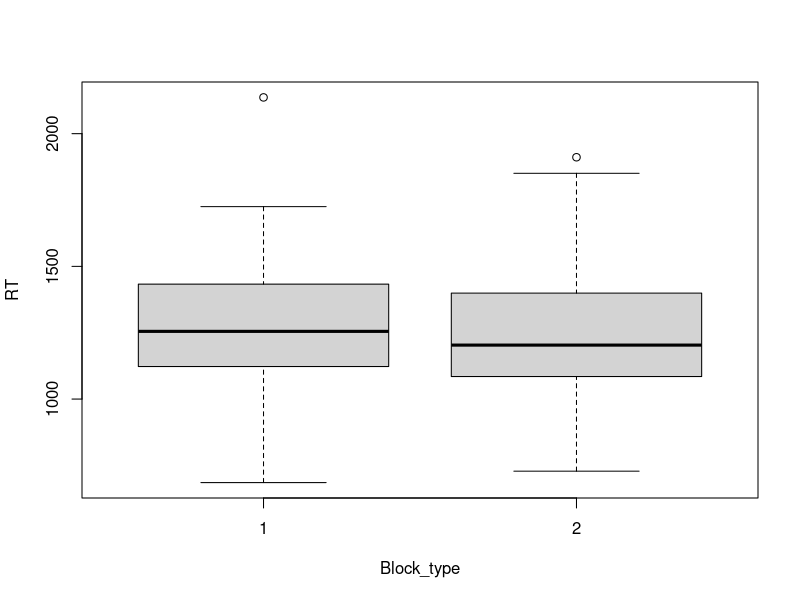
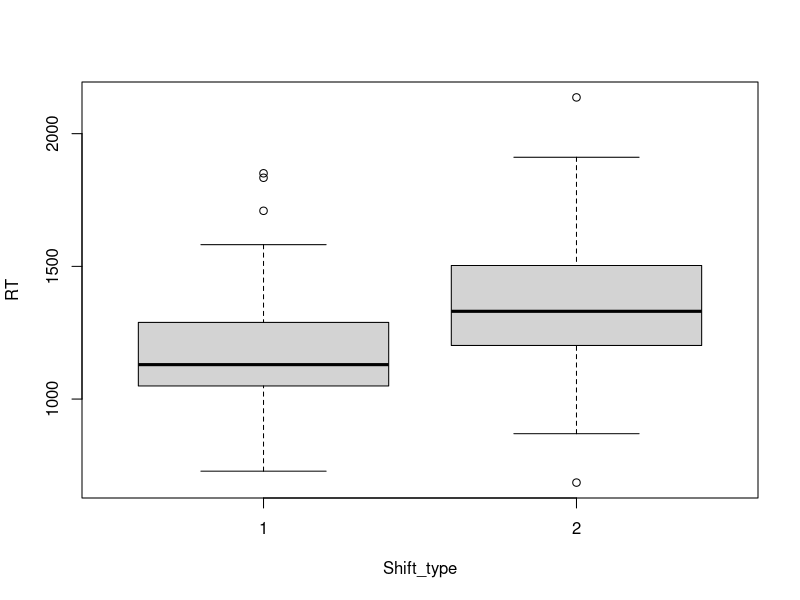

Here is the R script that generated these plots, in order:
## ---- chunk 1
knitr::opts_chunk$set(echo = TRUE)
## ---- chunk 2

library(readxl)
library(psych)
library(tidyverse)
library(afex)
library(emmeans)
library(dplyr)
library(car)
library(rstatix)

Old <- read_excel("Old_with_DSC-MU.xlsx")
## ---- chunk 3
Old$PID<-as.factor(Old$PID)
Old$Block_type<-as.factor(Old$Block_type)
Old$Shift_type<-as.factor(Old$Shift_type)
## ---- chunk 4
summary(Old)
## ---- chunk 5
   Old %>%
            group_by(Block_type , Shift_type) %>%  
            summarise(mean_RT = mean(RT),
            sd_RT = sd(RT))
## ---- chunk 6
boxplot(RT ~ Block_type,
data = Old)
## ---- chunk 7
boxplot(RT ~ Shift_type,
data = Old)
## ---- chunk 8
leveneTest (RT ~ Block_type , data = Old)
leveneTest(RT ~ Shift_type ,  data = Old)
## ---- chunk 9
anova_test(data = Old, formula = RT ~ DSC_madeup + Block_type + Shift_type + Block_type:Shift_type , type = 3 , detailed = TRUE)
## ---- chunk 10
Old.aov.2 <- aov_car(RT ~ Block_type*Shift_type+ Error(PID/Block_type*Shift_type), data=Old,
                     anova_table = list(es = "pes"))

Old.aov.2
## ---- chunk 11
old.aov.3 <-aov_ez("PID" ,
                   "RT",
                   Old ,
                   between = NULL ,
                   within = c("Block_type" , "Shift_type"))

old.aov.3
## ---- chunk 12
old.aov.4 <-aov_ez("PID" ,
                   "RT",
                   Old ,
                   between = NULL ,
                   within = c("Block_type" , "Shift_type"),
                   covariate = "DSC_madeup" , 
                   observed = NULL ,
                   fun_aggregate = NULL ,
                   type = afex_options("type") ,
                   factorize = FALSE ,
                   check_contrasts = afex_options("check_contrasts"),
                   return = afex_options("return_aov"),
                   anova_table = list(),
                   include_aov = afex_options("include_aov"),
                   print.formula = FALSE)

old.aov.4
## ---- chunk 13

#Old$DSC_madeup <- scale(Old$DSC_madeup , center = TRUE , scale = FALSE)
Old$DSC_madeup <- as.numeric(Old$DSC_madeup)
Old$Block_type <- as.factor(Old$Block_type)
Old$Shift_type <- as.factor(Old$Shift_type)
Old$RT <- as.numeric(Old$RT)

old.aov.5 <-aov_ez("PID" ,
                   "RT",
                   Old ,
                   between = NULL ,
                   within = c("Block_type" , "Shift_type"),
                   #anova_table = list(es = "pes") ,
                   covariate = "DSC_madeup" , 
                   factorize = FALSE)

old.aov.5
